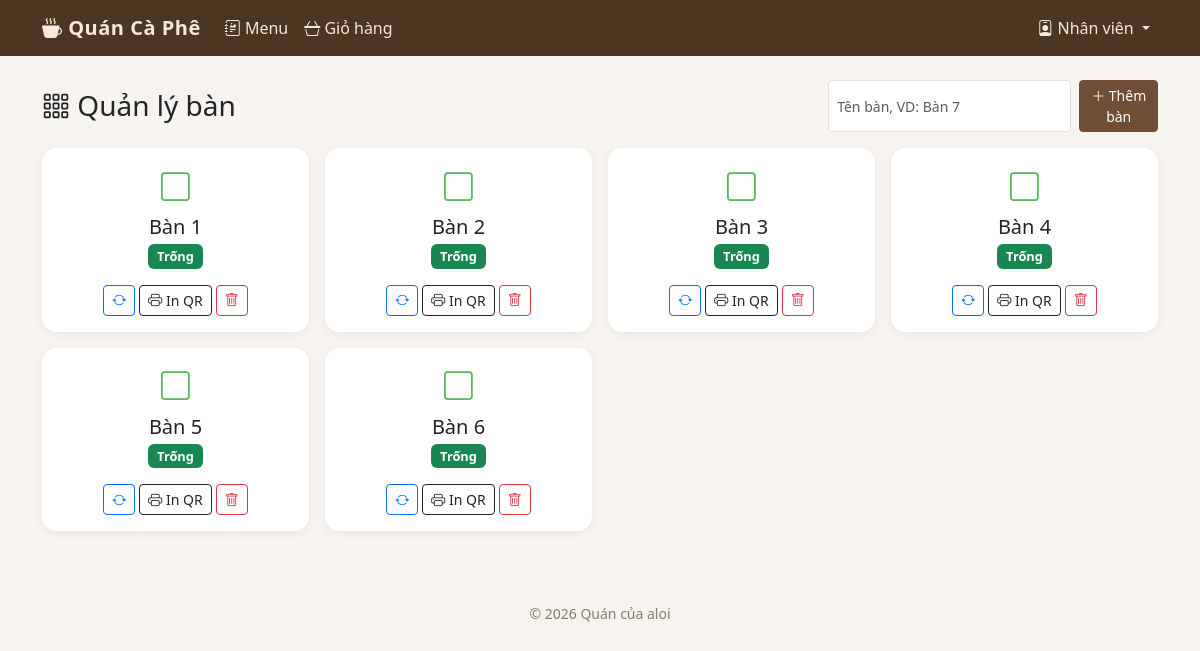
/staff/tables (signed in), run on an earlier commit of the app's database.
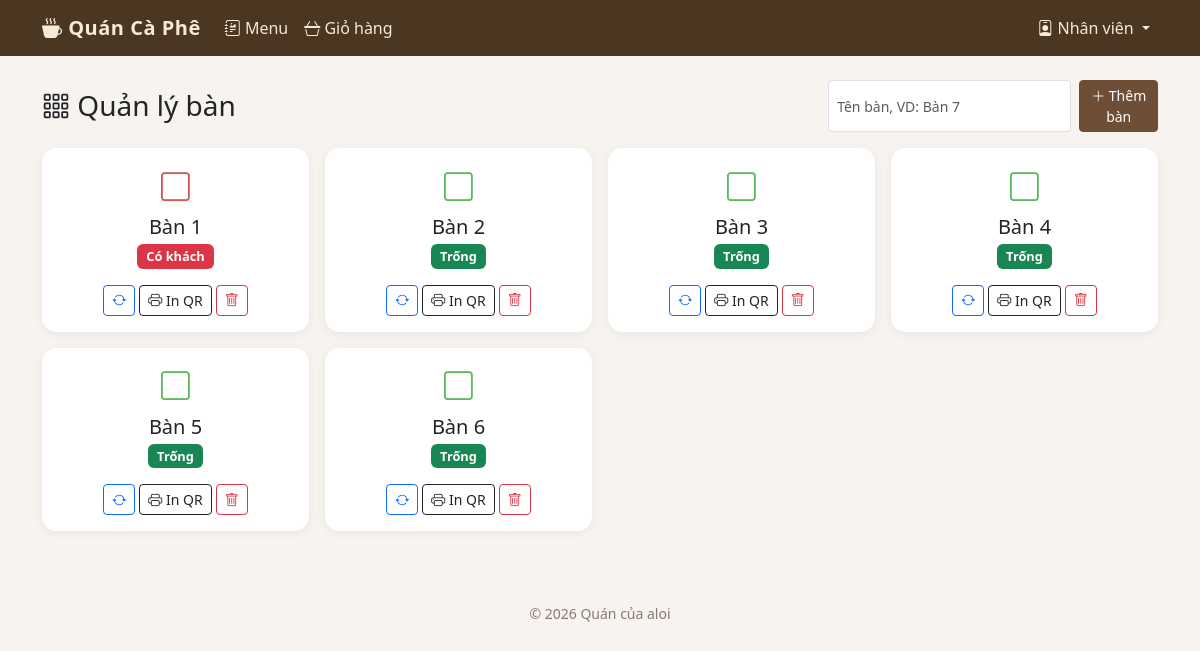
And on a later commit of the database.
### tables this page shows
CREATE TABLE ban (
    id INTEGER PRIMARY KEY AUTOINCREMENT,
    so_ban TEXT NOT NULL,
    trang_thai TEXT NOT NULL DEFAULT 'Trống'  -- 'Trống' hoặc 'Có khách'
);

### app.py (the view)
@app.route('/staff/tables')
@staff_required
def staff_tables():
    ban_list = db.query('SELECT * FROM ban ORDER BY so_ban')
    return render_template('staff/tables.html', ban_list=ban_list)

### app.py (called while the page is built)
def staff_required(f):
    @wraps(f)
    def decorated_function(*args, **kwargs):
        if not session.get('staff_logged_in'):
            flash('Vui lòng đăng nhập tài khoản nhân viên.', 'error')
            return redirect(url_for('staff_login'))
        return f(*args, **kwargs)
    return decorated_function

@app.before_request
def ensure_cart():
    session.setdefault('cart', [])

@app.context_processor
def inject_current_table():
    ban_id = session.get('ban_id')
    ban_hien_tai = None
    if ban_id:
        ban_hien_tai = db.query('SELECT * FROM ban WHERE id = ?', (ban_id,), one=True)
        if not ban_hien_tai:
            session.pop('ban_id', None)
    return {'ban_hien_tai': ban_hien_tai}

### database.py (called while the page is built)
def get_connection():
    conn = sqlite3.connect(DB_PATH, timeout=10)
    conn.row_factory = sqlite3.Row
    conn.execute('PRAGMA foreign_keys = ON')
    conn.execute('PRAGMA busy_timeout = 10000')
    conn.execute('PRAGMA journal_mode = WAL')
    return conn

def query(sql, args=(), one=False):
    conn = get_connection()
    cur = conn.execute(sql, args)
    rows = cur.fetchall()
    conn.close()
    if one:
        return rows[0] if rows else None
    return rows

### templates/staff/tables.html (shortened to what this page needs)
{% extends 'base.html' %}
{% block content %}
<div class="d-flex justify-content-between align-items-center mb-3">
  <h3 class="mb-0"><i class="bi bi-grid-3x3-gap"></i> Quản lý bàn</h3>
  <form method="post" action="{{ url_for('staff_table_add') }}" class="d-flex gap-2">
    <input type="text" name="so_ban" class="form-control form-control-sm" placeholder="Tên bàn, VD: Bàn 7" required>
    <button class="btn btn-sm btn-cafe"><i class="bi bi-plus-lg"></i> Thêm bàn</button>
  </form>
</div>
<div class="row g-3">
  {% for ban in ban_list %}
  <div class="col-6 col-md-3">
    <div class="cafe-card p-3 text-center bg-white">
      <i class="bi bi-square" style="font-size:1.8rem; color:{{ '#d9534f' if ban.trang_thai=='Có khách' else '#5cb85c' }}"></i>
      <h5 class="mt-2 mb-1">{{ ban.so_ban }}</h5>
      {% if ban.trang_thai == 'Có khách' %}
      <span class="badge text-bg-danger badge-status">Có khách</span>
      {% else %}
      <span class="badge text-bg-success badge-status">Trống</span>
      {% endif %}
      <div class="d-flex justify-content-center gap-1 flex-wrap mt-1">
        <form method="post" action="{{ url_for('staff_table_toggle', ban_id=ban.id) }}">
          <button class="btn btn-sm btn-outline-primary"><i class="bi bi-arrow-repeat"></i></button>
        </form>
        <a href="{{ url_for('staff_table_qr', ban_id=ban.id) }}" target="_blank" class="btn btn-sm btn-outline-dark"><i class="bi bi-printer"></i> In QR</a>
        <form method="post" action="{{ url_for('staff_table_delete', ban_id=ban.id) }}" onsubmit="return confirm('Xóa bàn này?');">
          <button class="btn btn-sm btn-outline-danger"><i class="bi bi-trash"></i></button>
        </form>
      </div>
    </div>
  </div>
  {% else %}
  <p class="text-muted">Chưa có bàn nào.</p>
  {% endfor %}
</div>
{% endblock %}

What changed in the data, as far as the page shows it:
changed ban "Bàn 1": trang_thai "Trống" → "Có khách"
